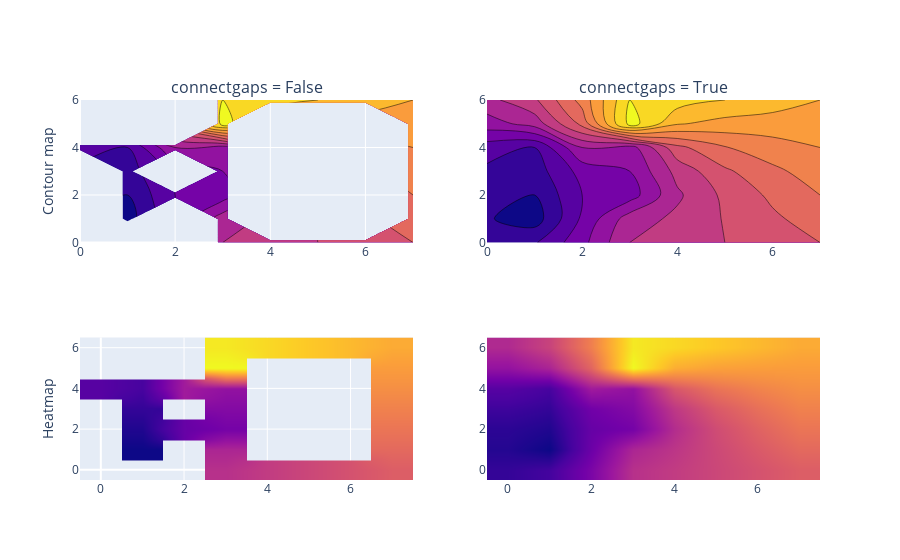

Write notebook code for a chart like this one.
### Markdown cell above
### Connect the Gaps Between None Values in the Z Matrix

### Code cell
fig = make_subplots(rows=2, cols=2, subplot_titles=('connectgaps = False',
                                                        'connectgaps = True'))
z = [[None, None, None, 12, 13, 14, 15, 16],
     [None, 1, None, 11, None, None, None, 17],
     [None, 2, 6, 7, None, None, None, 18],
     [None, 3, None, 8, None, None, None, 19],
     [5, 4, 10, 9, None, None, None, 20],
     [None, None, None, 27, None, None, None, 21],
     [None, None, None, 26, 25, 24, 23, 22]]

fig.add_trace(go.Contour(z=z, showscale=False), 1, 1)
fig.add_trace(go.Contour(z=z, showscale=False, connectgaps=True), 1, 2)
fig.add_trace(go.Heatmap(z=z, showscale=False, zsmooth='best'), 2, 1)
fig.add_trace(go.Heatmap(z=z, showscale=False, connectgaps=True, zsmooth='best'), 2, 2)

fig['layout']['yaxis1'].update(title='Contour map')
fig['layout']['yaxis3'].update(title='Heatmap')

fig.show()

### Figure 1 — Plotly figure (JSON) as saved in the notebook; plotly's stock layout.template omitted (floating-point values rounded to 4 significant figures)
{"data": [{"showscale": false, "type": "contour", "xaxis": "x", "yaxis": "y", "z": [[null, null, null, 12, 13, 14, 15, 16], [null, 1, null, 11, null, null, null, 17], [null, 2, 6, 7, null, null, null, 18], [null, 3, null, 8, null, null, null, 19], [5, 4, 10, 9, null, null, null, 20], [null, null, null, 27, null, null, null, 21], [null, null, null, 26, 25, 24, 23, 22]]}, {"connectgaps": true, "showscale": false, "type": "contour", "xaxis": "x2", "yaxis": "y2", "z": [[null, null, null, 12, 13, 14, 15, 16], [null, 1, null, 11, null, null, null, 17], [null, 2, 6, 7, null, null, null, 18], [null, 3, null, 8, null, null, null, 19], [5, 4, 10, 9, null, null, null, 20], [null, null, null, 27, null, null, null, 21], [null, null, null, 26, 25, 24, 23, 22]]}, {"showscale": false, "type": "heatmap", "xaxis": "x3", "yaxis": "y3", "z": [[null, null, null, 12, 13, 14, 15, 16], [null, 1, null, 11, null, null, null, 17], [null, 2, 6, 7, null, null, null, 18], [null, 3, null, 8, null, null, null, 19], [5, 4, 10, 9, null, null, null, 20], [null, null, null, 27, null, null, null, 21], [null, null, null, 26, 25, 24, 23, 22]], "zsmooth": "best"}, {"connectgaps": true, "showscale": false, "type": "heatmap", "xaxis": "x4", "yaxis": "y4", "z": [[null, null, null, 12, 13, 14, 15, 16], [null, 1, null, 11, null, null, null, 17], [null, 2, 6, 7, null, null, null, 18], [null, 3, null, 8, null, null, null, 19], [5, 4, 10, 9, null, null, null, 20], [null, null, null, 27, null, null, null, 21], [null, null, null, 26, 25, 24, 23, 22]], "zsmooth": "best"}], "layout": {"annotations": [{"font": {"size": 16}, "showarrow": false, "text": "connectgaps = False", "x": 0.225, "xanchor": "center", "xref": "paper", "y": 1, "yanchor": "bottom", "yref": "paper"}, {"font": {"size": 16}, "showarrow": false, "text": "connectgaps = True", "x": 0.775, "xanchor": "center", "xref": "paper", "y": 1, "yanchor": "bottom", "yref": "paper"}], "xaxis": {"anchor": "y", "domain": [0, 0.45]}, "xaxis2": {"anchor": "y2", "domain": [0.55, 1]}, "xaxis3": {"anchor": "y3", "domain": [0, 0.45]}, "xaxis4": {"anchor": "y4", "domain": [0.55, 1]}, "yaxis": {"anchor": "x", "domain": [0.625, 1], "title": {"text": "Contour map"}}, "yaxis2": {"anchor": "x2", "domain": [0.625, 1]}, "yaxis3": {"anchor": "x3", "domain": [0, 0.375], "title": {"text": "Heatmap"}}, "yaxis4": {"anchor": "x4", "domain": [0, 0.375]}}}
